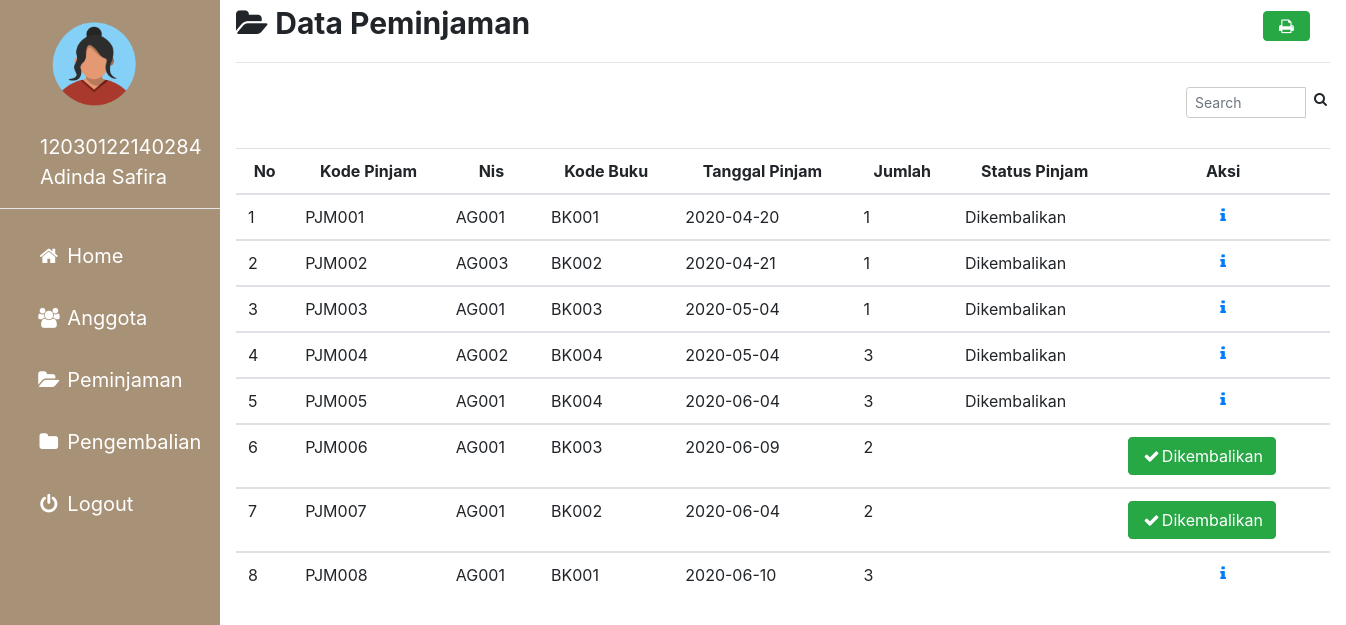
Screenshot of /admin/peminjaman.php (signed in) with the database file from the repository.
### tables this page shows
CREATE TABLE `peminjaman` (
  `kode_pinjam` varchar(10) NOT NULL,
  `nis` varchar(10) NOT NULL,
  `kode_buku` varchar(10) NOT NULL,
  `tgl_pinjam` date NOT NULL,
  `jumlah` int(3) NOT NULL,
  `status_pinjam` varchar(30) DEFAULT NULL,
  `status` varchar(20) DEFAULT NULL
);

### admin/peminjaman.php (the view, shortened to what this page needs)
<?php
include'sidebar.php';
 ?>
 <html>
 <head>
 <link rel="stylesheet" href="../img/csskonten.css">
 <link rel="stylesheet" href="../css/bootstrap.css">
 </head>
 <body>
 <div class="main">
   <b><i class="fa fa-folder-open"></i> Data Peminjaman</b><a href="pinjam_print.php" target="blank" rel="tooltip" title="Print Data Peminjaman"><button type="button" name="button" class="btn btn-success" style="margin-left:67%" ><i class="fa fa-fw fa-print"></i></button>
<hr></a>
<form class="" action="" method="post">
                <div class="input-group input-group-sm" style="width: 150px; margin-left: 950px;">
                  <input type="text" name="search" class="form-control float-right" placeholder="Search">
                  <div class="input-group-append">
                    <button type="submit" class="btn btn-default"><i class="fa fa-search"></i></button>
                  </div>
                </div>
                </form>
    <table class="table table-hover">
      <thead align=center>
        <tr>
          <th scope="col">No</th>
          <th scope="col">Kode Pinjam</th>
          <th scope="col">Nis</th>
          <th scope="col">Kode Buku</th>
          <th scope="col">Tanggal Pinjam</th>
          <th scope="col">Jumlah</th>
          <th scope="col">Status Pinjam</th>
          <th scope="col" colspan="2">Aksi</th>
        </tr>
      </thead>
      <?php
      if(isset($_POST['search'])){
        $param = $_POST['search'];
        $asd = $koneksi->prepare("SELECT * FROM peminjaman WHERE kode_pinjam LIKE :1 OR kode_buku LIKE :1 ");
        $asd->bindParam(':1', $param);
        $asd->execute();
      }else{
      $asd = $koneksi -> prepare("SELECT * FROM peminjaman");
      $asd -> execute();
    }
      $i = 1;
      while($data = $asd -> fetch()){
      ?>
      <tbody>
        <tr>
          <td><?php echo $i ?></td>
          <td><?php echo $data['kode_pinjam']; ?></td>
          <td><?php echo $data['nis']; ?></td>
          <td><?php echo $data['kode_buku']; ?></td>
          <td><?php echo $data['tgl_pinjam']; ?></td>
          <td><?php echo $data['jumlah']; ?></td>
          <td><?php echo $data['status_pinjam']; ?></td>
          <?php
          if($data['status_pinjam'] == 'Dikembalikan' || $data['status'] == 'Ditolak'){?>
            <td colspan="2" align=center>
              <a rel="tooltip" title="Detail" href="pinjam_detail.php?agung=<?php echo $data['kode_pinjam']; ?>" >
              <i class="fa fa-fw fa-info"></i></a>
            </td>
         <?php } else{ ?>
          <td colspan="2">
            <a href="pengembalian_tambah.php?agung=<?php echo $data['kode_pinjam']; ?>">
            <button type="button" name="button" class="btn btn-success"><i class="fa fa-fw fa-check"></i>Dikembalikan</button></a>
          </td>
          <?php } ?>
        </tr>
      </tbody>
    <?php $i++; } ?>
    </table>
   </div>
 </body>
 </html>

### img/cssadmin.css (style rules this page uses)
body { margin: 0; font-family: "Lato", sans-serif; }

### img/csskonten.css (style rules this page uses)
.main { margin-left: 220px; padding: 1px 16px; height: 100%; font-size: 30px; }
input[type=text], input[type=password], select { width: 100%; padding: 5px 5px; margin: 8px 0; display: inline-block; border: 1px solid #ccc; box-sizing: border-box; font-size: 20px; }

### rows the page displays
peminjaman: kode_pinjam "PJM001", nis "AG001", kode_buku "BK001", tgl_pinjam "2020-04-20", jumlah "1", status_pinjam "Dikembalikan"
peminjaman: kode_pinjam "PJM002", nis "AG003", kode_buku "BK002", tgl_pinjam "2020-04-21", jumlah "1", status_pinjam "Dikembalikan"
peminjaman: kode_pinjam "PJM003", nis "AG001", kode_buku "BK003", tgl_pinjam "2020-05-04", jumlah "1", status_pinjam "Dikembalikan"
peminjaman: kode_pinjam "PJM004", nis "AG002", kode_buku "BK004", tgl_pinjam "2020-05-04", jumlah "3", status_pinjam "Dikembalikan"
peminjaman: kode_pinjam "PJM005", nis "AG001", kode_buku "BK004", tgl_pinjam "2020-06-04", jumlah "3", status_pinjam "Dikembalikan"
peminjaman: kode_pinjam "PJM006", nis "AG001", kode_buku "BK003", tgl_pinjam "2020-06-09", jumlah "2"
peminjaman: kode_pinjam "PJM007", nis "AG001", kode_buku "BK002", tgl_pinjam "2020-06-04", jumlah "2"
peminjaman: kode_pinjam "PJM008", nis "AG001", kode_buku "BK001", tgl_pinjam "2020-06-10", jumlah "3"

### other values shown
$_SESSION['username']['id'] "12030122140284"
$_SESSION['username']['nama'] "Adinda Safira"
